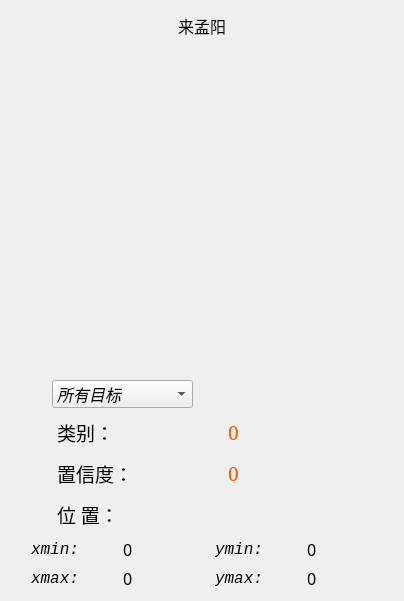
          <widget class="QWidget" name="Page_result">
           <layout class="QVBoxLayout" name="verticalLayout_2">
            <item>
             <widget class="QLabel" name="label_website">
              <property name="minimumSize">
               <size>
                <width>0</width>
                <height>30</height>
               </size>
              </property>
              <property name="font">
               <font>
                <family>Times new roman</family>
                <pointsize>12</pointsize>
                <italic>false</italic>
                <bold>false</bold>
               </font>
              </property>
              <property name="styleSheet">
               <string notr="true">QLabel{font: 12pt &quot;Times new roman&quot;;}</string>
              </property>
              <property name="text">
               <string>来孟阳</string>
              </property>
              <property name="alignment">
               <set>Qt::AlignCenter</set>
              </property>
             </widget>
            </item>
            <item>
             <widget class="QLabel" name="label_bar">
              <property name="minimumSize">
               <size>
                <width>382</width>
                <height>300</height>
               </size>
              </property>
              <property name="maximumSize">
               <size>
                <width>400</width>
                <height>300</height>
               </size>
              </property>
              <property name="styleSheet">
               <string notr="true">border-image: url(:/images/icons/weed_logo.png);</string>
              </property>
              <property name="text">
               <string/>
              </property>
              <property name="margin">
               <number>5</number>
              </property>
             </widget>
            </item>
            <item>
             <widget class="QLabel" name="label">
              <property name="minimumSize">
               <size>
                <width>0</width>
                <height>20</height>
               </size>
              </property>
              <property name="maximumSize">
               <size>
                <width>16777215</width>
                <height>20</height>
               </size>
              </property>
              <property name="text">
               <string/>
              </property>
             </widget>
            </item>
            <item>
             <layout class="QHBoxLayout" name="Layout_obj">
              <property name="topMargin">
               <number>0</number>
              </property>
              <property name="rightMargin">
               <number>200</number>
              </property>
              <item>
               <widget class="QLabel" name="label_picSelect">
                <property name="minimumSize">
                 <size>
                  <width>30</width>
                  <height>30</height>
                 </size>
                </property>
                <property name="maximumSize">
                 <size>
                  <width>35</width>
                  <height>35</height>
                 </size>
                </property>
                <property name="styleSheet">
                 <string notr="true">border-image: url(:/images/icons/selection.png);</string>
                </property>
                <property name="text">
                 <string/>
                </property>
               </widget>
              </item>
              <item>
               <widget class="QComboBox" name="comboBox_select">
                <property name="minimumSize">
                 <size>
                  <width>0</width>
                  <height>24</height>
                 </size>
                </property>
                <property name="maximumSize">
                 <size>
                  <width>150</width>
                  <height>28</height>
                 </size>
                </property>
                <property name="font">
                 <font>
                  <family>Consolas</family>
                  <pointsize>12</pointsize>
                  <italic>true</italic>
                  <bold>false</bold>
                 </font>
                </property>
                <property name="focusPolicy">
                 <enum>Qt::ClickFocus</enum>
                </property>
                <property name="currentText">
                 <string>所有目标</string>
                </property>
                <property name="iconSize">
                 <size>
                  <width>36</width>
                  <height>36</height>
                 </size>
                </property>
                <item>
                 <property name="text">
                  <string>所有目标</string>
                 </property>
                </item>
               </widget>
              </item>
             </layout>
            </item>
            <item>
             <layout class="QHBoxLayout" name="Layout_cls">
              <item>
               <widget class="QLabel" name="label_picResult">
                <property name="minimumSize">
                 <size>
                  <width>35</width>
                  <height>35</height>
                 </size>
                </property>
                <property name="maximumSize">
                 <size>
                  <width>40</width>
                  <height>40</height>
                 </size>
                </property>
                <property name="styleSheet">
                 <string notr="true">border-image: url(:/images/icons/result.png);</string>
                </property>
                <property name="text">
                 <string/>
                </property>
               </widget>
              </item>
              <item>
               <widget class="QLabel" name="label_class">
                <property name="font">
                 <font>
                  <family>华文仿宋</family>
                  <pointsize>14</pointsize>
                 </font>
                </property>
                <property name="text">
                 <string>&lt;html&gt;&lt;head/&gt;&lt;body&gt;&lt;p&gt;类别：&lt;/p&gt;&lt;/body&gt;&lt;/html&gt;</string>
                </property>
               </widget>
              </item>
              <item>
               <widget class="QLabel" name="label_class_result">
                <property name="font">
                 <font>
                  <family>SimSun</family>
                  <pointsize>14</pointsize>
                 </font>
                </property>
                <property name="styleSheet">
                 <string notr="true">color: rgb(255, 85, 0);</string>
                </property>
                <property name="text">
                 <string>0</string>
                </property>
               </widget>
              </item>
             </layout>
            </item>
            <item>
             <layout class="QHBoxLayout" name="Layout_conf">
              <item>
               <widget class="QLabel" name="label_picConf">
                <property name="minimumSize">
                 <size>
                  <width>35</width>
                  <height>35</height>
                 </size>
                </property>
                <property name="maximumSize">
                 <size>
                  <width>40</width>
                  <height>40</height>
                 </size>
                </property>
                <property name="styleSheet">
                 <string notr="true">border-image: url(:/images/icons/Score.png);</string>
                </property>
                <property name="text">
                 <string/>
                </property>
               </widget>
              </item>
              <item>
               <widget class="QLabel" name="label_conf">
                <property name="font">
                 <font>
                  <family>华文仿宋</family>
                  <pointsize>14</pointsize>
                 </font>
                </property>
                <property name="text">
                 <string>&lt;html&gt;&lt;head/&gt;&lt;body&gt;&lt;p&gt;置信度：&lt;/p&gt;&lt;/body&gt;&lt;/html&gt;</string>
                </property>
               </widget>
              </item>
              <item>
               <widget class="QLabel" name="label_score_result">
                <property name="font">
                 <font>
                  <family>SimSun</family>
                  <pointsize>14</pointsize>
                 </font>
                </property>
                <property name="styleSheet">
                 <string notr="true">color: rgb(255, 85, 0);</string>
                </property>
                <property name="text">
                 <string>0</string>
                </property>
               </widget>
              </item>
             </layout>
            </item>
            <item>
             <layout class="QHBoxLayout" name="Layout_loc">
              <item>
               <widget class="QLabel" name="label_picLocation">
                <property name="minimumSize">
                 <size>
                  <width>35</width>
                  <height>35</height>
                 </size>
                </property>
                <property name="maximumSize">
                 <size>
                  <width>40</width>
                  <height>40</height>
                 </size>
                </property>
                <property name="styleSheet">
                 <string notr="true">border-image: url(:/images/icons/Ordinateur.png);</string>
                </property>
                <property name="text">
                 <string/>
                </property>
               </widget>
              </item>
              <item>
               <widget class="QLabel" name="label_location">
                <property name="font">
                 <font>
                  <family>华文仿宋</family>
                  <pointsize>14</pointsize>
                 </font>
                </property>
                <property name="text">
                 <string>&lt;html&gt;&lt;head/&gt;&lt;body&gt;&lt;p&gt;位 置：&lt;/p&gt;&lt;/body&gt;&lt;/html&gt;</string>
                </property>
               </widget>
              </item>
             </layout>
            </item>
            <item>
             <layout class="QHBoxLayout" name="Layout_xymin">
              <property name="leftMargin">
               <number>20</number>
              </property>
              <item>
               <widget class="QLabel" name="label_xmin">
                <property name="font">
                 <font>
                  <family>Consolas</family>
                  <pointsize>12</pointsize>
                  <italic>true</italic>
                  <bold>false</bold>
                 </font>
                </property>
                <property name="text">
                 <string>xmin: </string>
                </property>
               </widget>
              </item>
              <item>
               <widget class="QLabel" name="label_xmin_result">
                <property name="font">
                 <font>
                  <family>SimSun-ExtB</family>
                  <pointsize>12</pointsize>
                 </font>
                </property>
                <property name="text">
                 <string>0</string>
                </property>
               </widget>
              </item>
              <item>
               <widget class="QLabel" name="label_ymin">
                <property name="font">
                 <font>
                  <family>Consolas</family>
                  <pointsize>12</pointsize>
                  <italic>true</italic>
                  <bold>false</bold>
                 </font>
                </property>
                <property name="text">
                 <string>ymin: </string>
                </property>
               </widget>
              </item>
              <item>
               <widget class="QLabel" name="label_ymin_result">
                <property name="font">
                 <font>
                  <family>SimSun-ExtB</family>
                  <pointsize>12</pointsize>
                 </font>
                </property>
                <property name="text">
                 <string>0</string>
                </property>
               </widget>
              </item>
             </layout>
            </item>
            <item>
             <layout class="QHBoxLayout" name="Layout_xymax">
              <property name="leftMargin">
               <number>20</number>
              </property>
              <item>
               <widget class="QLabel" name="label_xmax">
                <property name="font">
                 <font>
                  <family>Consolas</family>
                  <pointsize>12</pointsize>
                  <italic>true</italic>
                  <bold>false</bold>
                 </font>
                </property>
                <property name="text">
                 <string>xmax: </string>
                </property>
               </widget>
              </item>
              <item>
               <widget class="QLabel" name="label_xmax_result">
                <property name="font">
                 <font>
                  <family>SimSun-ExtB</family>
                  <pointsize>12</pointsize>
                 </font>
                </property>
                <property name="text">
                 <string>0</string>
                </property>
               </widget>
              </item>
              <item>
               <widget class="QLabel" name="label_ymax">
                <property name="font">
                 <font>
                  <family>Consolas</family>
                  <pointsize>12</pointsize>
                  <italic>true</italic>
                  <bold>false</bold>
                 </font>
                </property>
                <property name="text">
                 <string>ymax: </string>
                </property>
               </widget>
              </item>
              <item>
               <widget class="QLabel" name="label_ymax_result">
                <property name="font">
                 <font>
                  <family>SimSun-ExtB</family>
                  <pointsize>12</pointsize>
                 </font>
                </property>
                <property name="text">
                 <string>0</string>
                </property>
               </widget>
              </item>
             </layout>
            </item>
           </layout>
          </widget>
